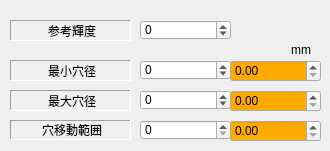
   <widget class="QWidget" name="tab_5">
    <attribute name="title">
     <string>Hole</string>
    </attribute>
    <widget class="QSpinBox" name="EditMinHoleDiameter">
     <property name="geometry">
      <rect>
       <x>140</x>
       <y>60</y>
       <width>91</width>
       <height>20</height>
      </rect>
     </property>
     <property name="minimum">
      <number>-255</number>
     </property>
     <property name="maximum">
      <number>255</number>
     </property>
    </widget>
    <widget class="QLabel" name="label_17">
     <property name="geometry">
      <rect>
       <x>10</x>
       <y>60</y>
       <width>121</width>
       <height>21</height>
      </rect>
     </property>
     <property name="frameShape">
      <enum>QFrame::Panel</enum>
     </property>
     <property name="frameShadow">
      <enum>QFrame::Sunken</enum>
     </property>
     <property name="text">
      <string>最小穴径</string>
     </property>
     <property name="alignment">
      <set>Qt::AlignCenter|Qt::AlignHCenter|Qt::AlignLeading|Qt::AlignLeft|Qt::AlignVCenter</set>
     </property>
    </widget>
    <widget class="QSpinBox" name="EditMaxShiftHole">
     <property name="geometry">
      <rect>
       <x>140</x>
       <y>120</y>
       <width>91</width>
       <height>20</height>
      </rect>
     </property>
     <property name="maximum">
      <number>99999999</number>
     </property>
    </widget>
    <widget class="QLabel" name="label_32">
     <property name="geometry">
      <rect>
       <x>10</x>
       <y>120</y>
       <width>121</width>
       <height>20</height>
      </rect>
     </property>
     <property name="frameShape">
      <enum>QFrame::Panel</enum>
     </property>
     <property name="frameShadow">
      <enum>QFrame::Sunken</enum>
     </property>
     <property name="text">
      <string>穴移動範囲</string>
     </property>
     <property name="alignment">
      <set>Qt::AlignCenter|Qt::AlignHCenter|Qt::AlignLeading|Qt::AlignLeft|Qt::AlignVCenter</set>
     </property>
    </widget>
    <widget class="QDoubleSpinBox" name="doubleSpinBoxMinHoleDiameterMM">
     <property name="geometry">
      <rect>
       <x>230</x>
       <y>60</y>
       <width>91</width>
       <height>22</height>
      </rect>
     </property>
     <property name="palette">
      <palette>
       <active>
        <colorrole role="Base">
         <brush brushstyle="SolidPattern">
          <color alpha="255">
           <red>255</red>
           <green>170</green>
           <blue>0</blue>
          </color>
         </brush>
        </colorrole>
       </active>
       <inactive>
        <colorrole role="Base">
         <brush brushstyle="SolidPattern">
          <color alpha="255">
           <red>255</red>
           <green>170</green>
           <blue>0</blue>
          </color>
         </brush>
        </colorrole>
       </inactive>
       <disabled>
        <colorrole role="Base">
         <brush brushstyle="SolidPattern">
          <color alpha="255">
           <red>240</red>
           <green>240</green>
           <blue>240</blue>
          </color>
         </brush>
        </colorrole>
       </disabled>
      </palette>
     </property>
     <property name="maximum">
      <double>9999999999.000000000000000</double>
     </property>
    </widget>
    <widget class="QDoubleSpinBox" name="doubleSpinBoxMaxShiftHoleMM">
     <property name="geometry">
      <rect>
       <x>230</x>
       <y>120</y>
       <width>91</width>
       <height>22</height>
      </rect>
     </property>
     <property name="palette">
      <palette>
       <active>
        <colorrole role="Base">
         <brush brushstyle="SolidPattern">
          <color alpha="255">
           <red>255</red>
           <green>170</green>
           <blue>0</blue>
          </color>
         </brush>
        </colorrole>
       </active>
       <inactive>
        <colorrole role="Base">
         <brush brushstyle="SolidPattern">
          <color alpha="255">
           <red>255</red>
           <green>170</green>
           <blue>0</blue>
          </color>
         </brush>
        </colorrole>
       </inactive>
       <disabled>
        <colorrole role="Base">
         <brush brushstyle="SolidPattern">
          <color alpha="255">
           <red>240</red>
           <green>240</green>
           <blue>240</blue>
          </color>
         </brush>
        </colorrole>
       </disabled>
      </palette>
     </property>
     <property name="maximum">
      <double>9999999999.000000000000000</double>
     </property>
    </widget>
    <widget class="QLabel" name="labelUnitName_2">
     <property name="geometry">
      <rect>
       <x>220</x>
       <y>40</y>
       <width>91</width>
       <height>20</height>
      </rect>
     </property>
     <property name="frameShape">
      <enum>QFrame::NoFrame</enum>
     </property>
     <property name="frameShadow">
      <enum>QFrame::Sunken</enum>
     </property>
     <property name="text">
      <string>mm</string>
     </property>
     <property name="alignment">
      <set>Qt::AlignRight|Qt::AlignTrailing|Qt::AlignVCenter</set>
     </property>
    </widget>
    <widget class="QDoubleSpinBox" name="doubleSpinBoxMaxHoleDiameterMM">
     <property name="geometry">
      <rect>
       <x>230</x>
       <y>90</y>
       <width>91</width>
       <height>22</height>
      </rect>
     </property>
     <property name="palette">
      <palette>
       <active>
        <colorrole role="Base">
         <brush brushstyle="SolidPattern">
          <color alpha="255">
           <red>255</red>
           <green>170</green>
           <blue>0</blue>
          </color>
         </brush>
        </colorrole>
       </active>
       <inactive>
        <colorrole role="Base">
         <brush brushstyle="SolidPattern">
          <color alpha="255">
           <red>255</red>
           <green>170</green>
           <blue>0</blue>
          </color>
         </brush>
        </colorrole>
       </inactive>
       <disabled>
        <colorrole role="Base">
         <brush brushstyle="SolidPattern">
          <color alpha="255">
           <red>240</red>
           <green>240</green>
           <blue>240</blue>
          </color>
         </brush>
        </colorrole>
       </disabled>
      </palette>
     </property>
     <property name="maximum">
      <double>9999999999.000000000000000</double>
     </property>
    </widget>
    <widget class="QSpinBox" name="EditMaxHoleDiameter">
     <property name="geometry">
      <rect>
       <x>140</x>
       <y>90</y>
       <width>91</width>
       <height>20</height>
      </rect>
     </property>
     <property name="minimum">
      <number>-255</number>
     </property>
     <property name="maximum">
      <number>255</number>
     </property>
    </widget>
    <widget class="QLabel" name="label_18">
     <property name="geometry">
      <rect>
       <x>10</x>
       <y>90</y>
       <width>121</width>
       <height>21</height>
      </rect>
     </property>
     <property name="frameShape">
      <enum>QFrame::Panel</enum>
     </property>
     <property name="frameShadow">
      <enum>QFrame::Sunken</enum>
     </property>
     <property name="text">
      <string>最大穴径</string>
     </property>
     <property name="alignment">
      <set>Qt::AlignCenter|Qt::AlignHCenter|Qt::AlignLeading|Qt::AlignLeft|Qt::AlignVCenter</set>
     </property>
    </widget>
    <widget class="QLabel" name="label_20">
     <property name="geometry">
      <rect>
       <x>10</x>
       <y>20</y>
       <width>121</width>
       <height>21</height>
      </rect>
     </property>
     <property name="frameShape">
      <enum>QFrame::Panel</enum>
     </property>
     <property name="frameShadow">
      <enum>QFrame::Sunken</enum>
     </property>
     <property name="text">
      <string>参考輝度</string>
     </property>
     <property name="alignment">
      <set>Qt::AlignCenter|Qt::AlignHCenter|Qt::AlignLeading|Qt::AlignLeft|Qt::AlignVCenter</set>
     </property>
    </widget>
    <widget class="QSpinBox" name="EditHoleBrightnessAsReference">
     <property name="geometry">
      <rect>
       <x>140</x>
       <y>20</y>
       <width>91</width>
       <height>20</height>
      </rect>
     </property>
     <property name="minimum">
      <number>-255</number>
     </property>
     <property name="maximum">
      <number>255</number>
     </property>
    </widget>
   </widget>
